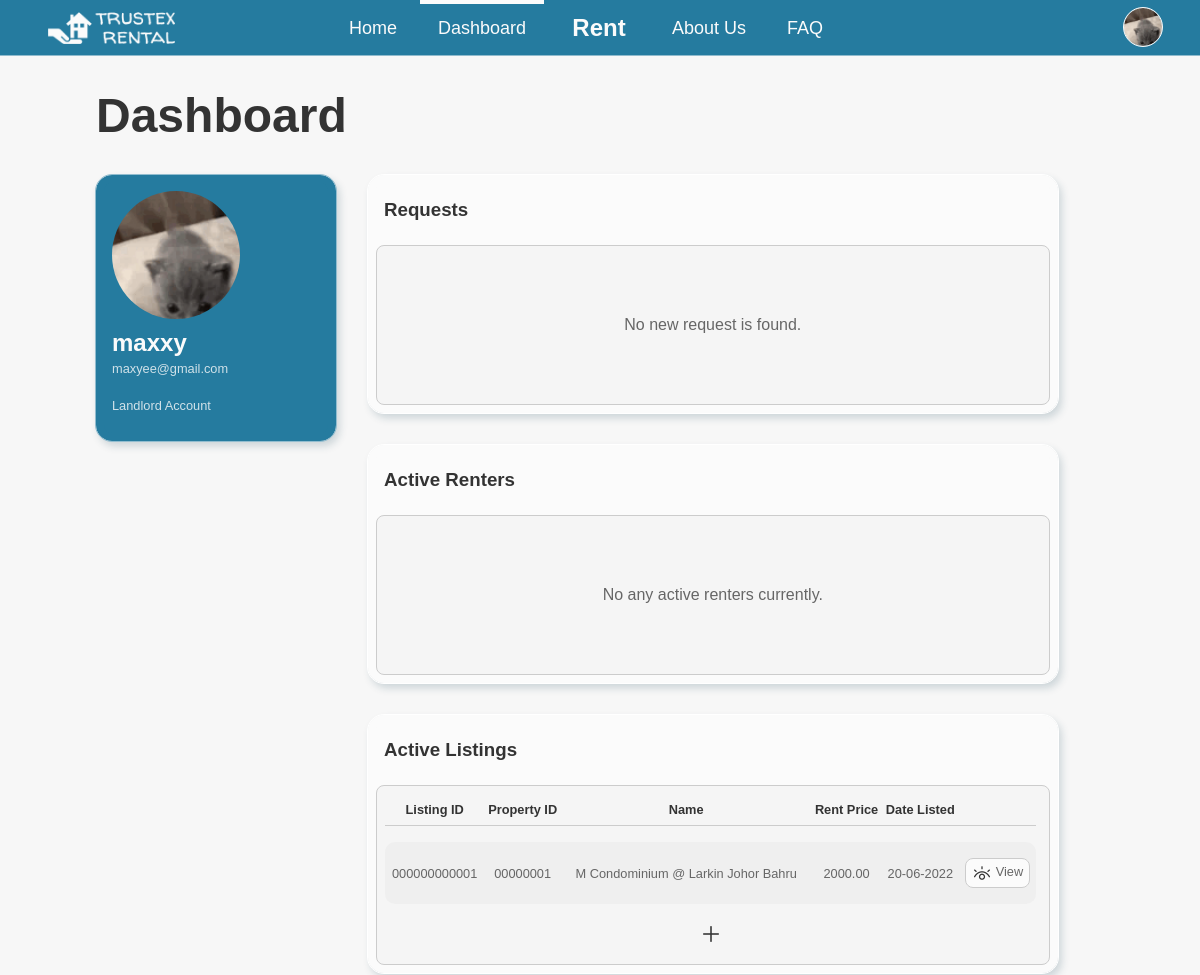
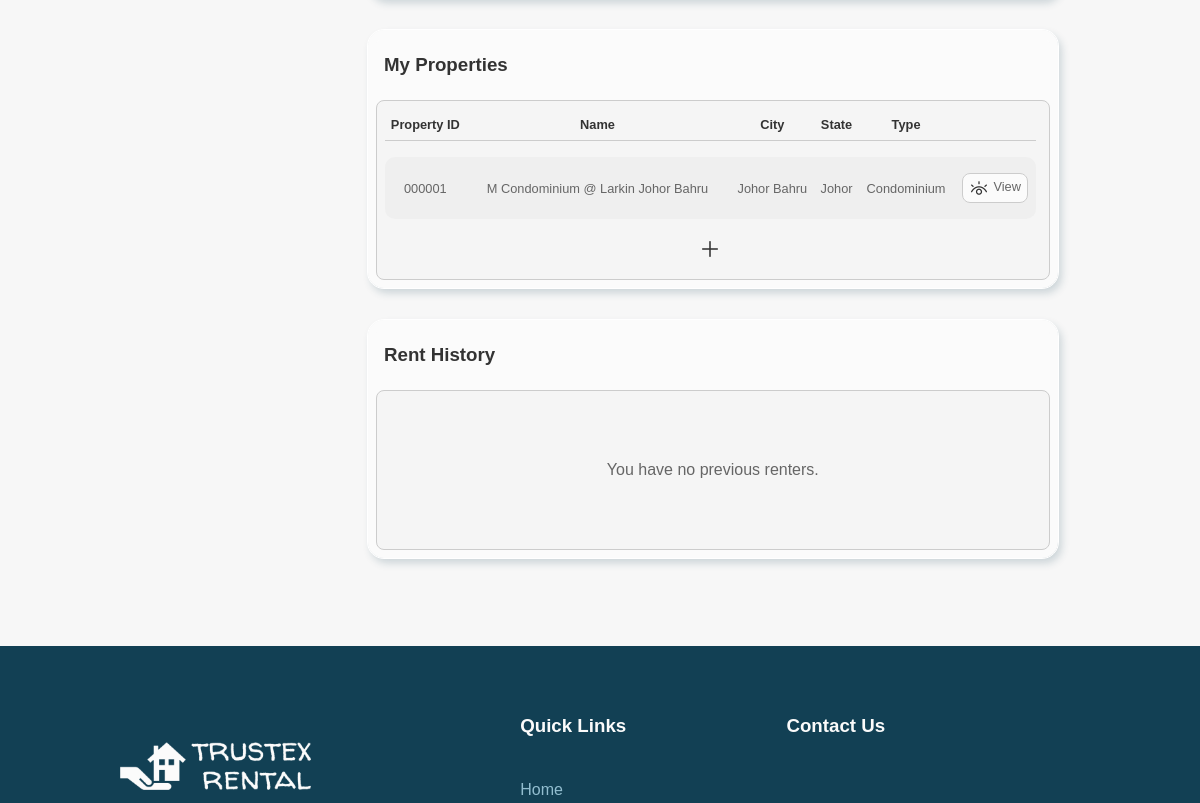
Page /dashboard-landlord.php (signed in, upper part) on the earlier database version (2 pictures, top to bottom).
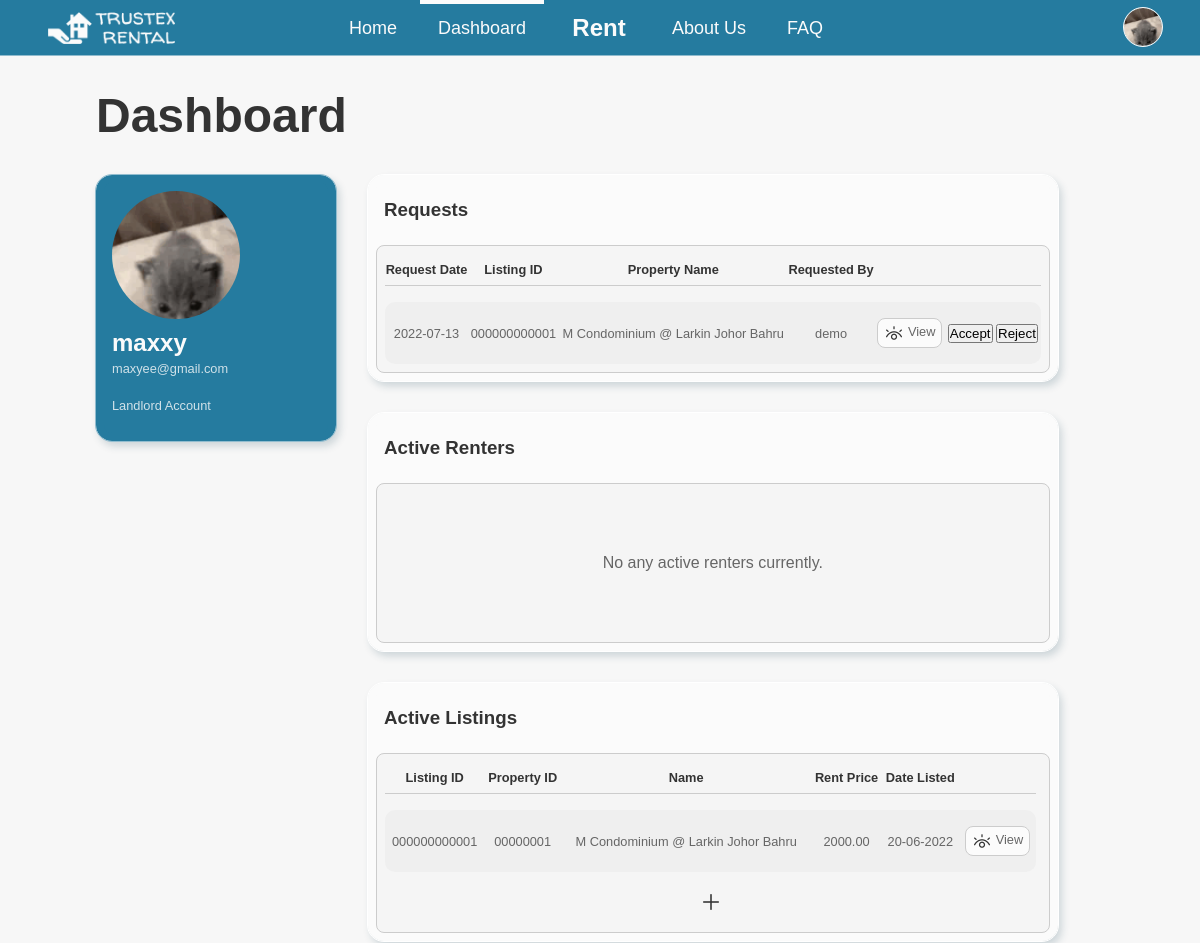
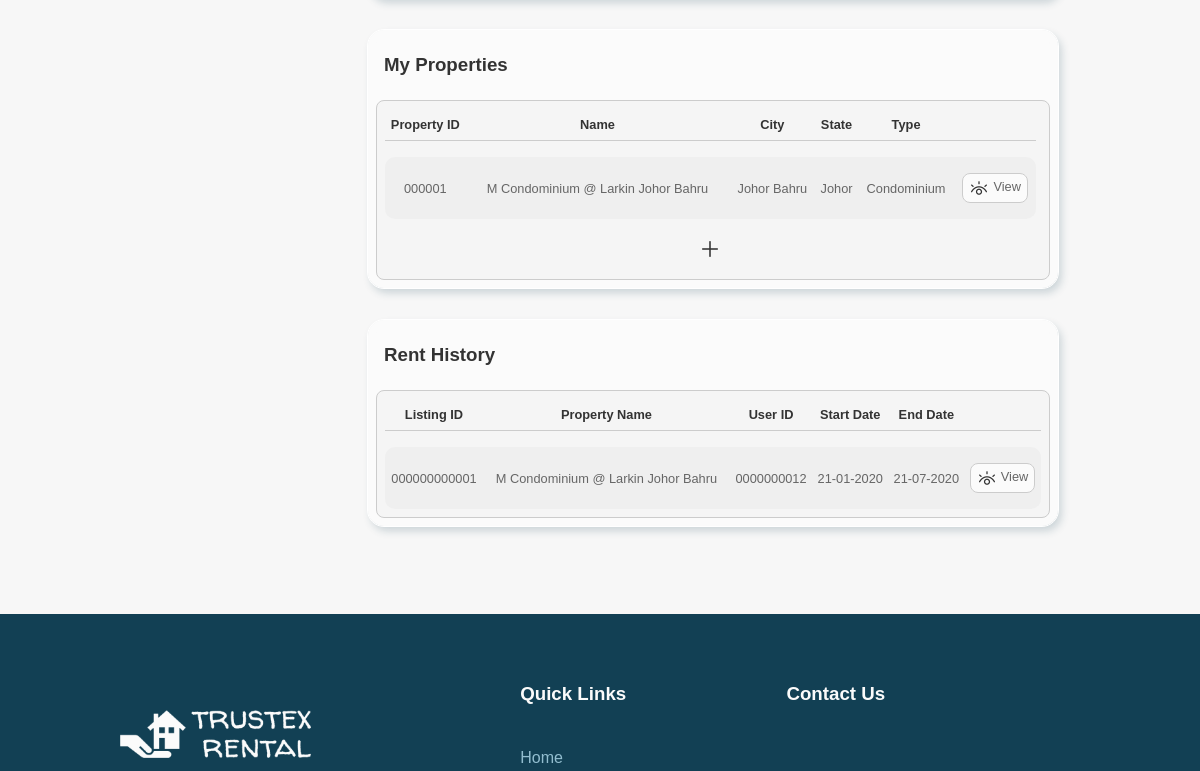
Same page on the later database version (2 pictures, top to bottom).
### tables this page shows
CREATE TABLE `listing` (
  `listingID` int(12) NOT NULL,
  `propertyID` int(6) NOT NULL,
  `listingTimestamp` timestamp NOT NULL DEFAULT current_timestamp() ON UPDATE current_timestamp()
);

CREATE TABLE `property` (
  `propertyID` int(6) NOT NULL,
  `landlordRegNo` int(6) NOT NULL,
  `propertyName` varchar(256) NOT NULL DEFAULT 'N/A',
  `propertyAddress` varchar(512) NOT NULL DEFAULT 'N/A',
  `propertyCity` varchar(64) NOT NULL DEFAULT 'N/A',
  `propertyPoscode` varchar(5) NOT NULL DEFAULT 'N/A',
  `propertyState` varchar(64) NOT NULL DEFAULT 'N/A',
  `propertyType` varchar(32) DEFAULT 'N/A',
  `propertyFloorLevel` int(2) DEFAULT NULL,
  `propertyFloorSize` int(6) DEFAULT NULL,
  `propertyNumRooms` int(2) NOT NULL,
  `propertyBathrooms` int(2) NOT NULL,
  `propertyFurnishing` varchar(32) DEFAULT 'N/A',
  `propertyFacilities` varchar(128) DEFAULT 'N/A',
  `propertyDesc` varchar(2048) DEFAULT 'N/A',
  `rentPrice` decimal(8,2) DEFAULT NULL
);

CREATE TABLE `request` (
  `ticketNo` int(8) NOT NULL,
  `userID` int(10) NOT NULL,
  `listingID` int(12) NOT NULL,
  `requestTimestamp` timestamp NOT NULL DEFAULT current_timestamp() ON UPDATE current_timestamp(),
  `rentStartDate` date DEFAULT NULL,
  `rentEndDate` date DEFAULT NULL,
  `rentDuration` int(2) NOT NULL,
  `rentNumTenants` int(2) NOT NULL,
  `requestStatus` varchar(32) NOT NULL DEFAULT 'Pending'
);

CREATE TABLE `user` (
  `userID` int(10) NOT NULL,
  `userName` varchar(32) NOT NULL,
  `userEmail` varchar(256) NOT NULL,
  `userPassword` varchar(256) NOT NULL,
  `userType` char(1) NOT NULL DEFAULT 'T',
  `userFName` varchar(32) NOT NULL,
  `userLName` varchar(32) NOT NULL,
  `userIC` varchar(12) NOT NULL,
  `userGender` char(1) NOT NULL,
  `userAddress` varchar(512) NOT NULL,
  `userPhoneNo` varchar(12) NOT NULL
);

CREATE TABLE `history` (
  `ticketNo` int(8) NOT NULL,
  `userID` int(10) NOT NULL,
  `listingID` int(12) NOT NULL,
  `requestTimestamp` timestamp NULL DEFAULT NULL,
  `rentStartDate` date NOT NULL,
  `rentEndDate` date NOT NULL,
  `rentDuration` int(2) NOT NULL,
  `rentNumTenants` int(2) NOT NULL,
  `propertyID` int(6) NOT NULL,
  `landlordRegNo` int(6) NOT NULL,
  `propertyName` varchar(256) NOT NULL,
  `propertyAddress` varchar(512) NOT NULL,
  `propertyCity` varchar(64) NOT NULL,
  `propertyPoscode` varchar(5) NOT NULL,
  `propertyState` varchar(64) NOT NULL,
  `propertyType` varchar(32) NOT NULL,
  `propertyFloorLevel` int(2) NOT NULL,
  `propertyFloorSize` int(6) NOT NULL,
  `propertyNumRooms` int(2) NOT NULL,
  `propertyBathrooms` int(2) NOT NULL,
  `propertyFurnishing` varchar(32) NOT NULL,
  `propertyFacilities` varchar(128) NOT NULL,
  `propertyDesc` varchar(2048) NOT NULL,
  `rentPrice` decimal(8,2) NOT NULL
);

### dashboard-landlord.php (the view, shortened to what the changed rows need)
<?php
  $id = $_SESSION['userID'];
  include("dbconnect.php");
  $sql = "SELECT * FROM user
          LEFT JOIN landlord ON landlord.userID = user.userID
          WHERE user.userID = $id";
  $result = mysqli_query($connect, $sql);
  $user = mysqli_fetch_assoc($result);
  $reg_no = $_SESSION['landlordRegNo'] = $user['landlordRegNo'];
  include("html/header.html");
?>
<!DOCTYPE html>
<html>
  <body id="dashboard">
    <div class="dashboard-container container-margin">
      <h1>Dashboard</h1>
      <div class="dashboard-content">
        <div class="container-left">
          <div class="account-info">
            <div class="account-profile">
              <h2><?php echo $user['userName'] ?></h2>
              <p><?php echo $user['userEmail'] ?></p><br>
              <p><?php echo $usertype ?> Account</p><br>
            </div>
          </div>
        </div>
        <div class="container-right">
          <div>
            <div class="dashboard-table-content">
              <?php
              include("dbconnect.php");
                $sql = "SELECT ticketNo, requestTimestamp, request.listingID, list.propertyName, user.userName, requestStatus
                        FROM request
                        LEFT JOIN user ON request.userID = user.userID
                        LEFT JOIN (
                          SELECT propertyName, listingID, landlordRegNo
                          FROM property, listing
                          WHERE listing.propertyID = property.propertyID
                        ) AS list ON request.listingID = list.listingID
                        WHERE list.landlordRegNo = '$reg_no' AND requestStatus = 'Pending'";
                $result = mysqli_query($connect, $sql);
                $numrows = mysqli_num_rows($result);
                if ($numrows > 0) {
              ?>
                  <div class="dashboard-table">
                    <table>
                      <tr class="no-hover">
                        <th>Request Date</th>
                        <th>Listing ID</th>
                        <th>Property Name</th>
                        <th>Requested By</th>
                        <th></th>
                        <th></th>
                      </tr>
                      <tr class="no-hover"><th class="th-border" colspan="6"></th></tr>
                      <?php
                      for ($i = 0; $request = mysqli_fetch_assoc($result); $i++) {
                          $location = "location.href='request.php?t=".$request['ticketNo']."&status=".$request['requestStatus']."'";
                      ?>
                        <tr ondblclick="<?php echo $location ?>" style="user-select: none;">
                          <td><?php echo date("Y-m-d",strtotime($request['requestTimestamp'])) ?></td>
                          <td><?php echo sprintf('%012d', $request['listingID']) ?></td>
                          <td><?php echo $request['propertyName'] ?></td>
                          <td><?php echo $request['userName'] ?></td>
                          <td>
                            <button class="view-button" onclick="<?php echo $location ?>">
                              <image class="icon view-icon" src="assets/icons/eye.png"><span>View</span>
                            </button>
                          </td>
                          <td>
                            <form method="POST" action="request-result.php">
                              <input type="submit" name="accept" value="Accept">
                              <input type="submit" name="reject" value="Reject">
                            </form>
                          </td>
                        </tr>
                      <?php
                        }
                      ?>
                    </table>
                  </div>
              <?php
                } else {
              ?>
                  <div class="dashboard-empty">
                    <div>
                      <p>No new request is found.</p>
                    </div>
                  </div>
              <?php
                }
              ?>
            </div>
          </div>
          <div>
            <div class="dashboard-table-content">
              <?php
              include("dbconnect.php");
                $sql = "SELECT listingID, listing.propertyID, prop.propertyName, prop.rentPrice, listingTimestamp
                        FROM listing
                        LEFT JOIN (
                            SELECT *
                            FROM property
                            WHERE property.landlordRegNo = '$reg_no'
                        ) AS prop ON listing.propertyID = prop.propertyID
                        WHERE listing.propertyID = prop.propertyID";
                $result = mysqli_query($connect, $sql);
                $numrows = mysqli_num_rows($result);
                if ($numrows > 0) {
              ?>
                  <div class="dashboard-table">
                    <table>
                      <tr class="no-hover">
                        <th>Listing ID</th>
                        <th>Property ID</th>
                        <th>Name</th>
                        <th>Rent Price</th>
                        <th>Date Listed</th>
                        <th></th>
                      </tr>
                      <tr class="no-hover"><th class="th-border" colspan="6"></th></tr>
                      <?php
                        for ($i = 0; $listing = mysqli_fetch_assoc($result); $i++) {
                          $location = "location.href='listing.php?id=".$listing['listingID']."'";
                      ?>
                        <tr ondblclick="<?php echo $location ?>" style="user-select: none;">
                          <td><?php echo sprintf('%012d', $listing['listingID']) ?></td>
                          <td><?php echo sprintf("%08d", $listing['propertyID']) ?></td>
                          <td><?php echo $listing['propertyName'] ?></td>
                          <td><?php echo $listing['rentPrice'] ?></td>
                          <td><?php echo date("d-m-Y",strtotime($listing['listingTimestamp'])) ?></td>
                          <td>
                            <button class="view-button" onclick="<?php echo $location ?>">
                              <image class="icon view-icon" src="assets/icons/eye.png"><span>View</span>
                            </button>
                          </td>
                        </tr>
                      <?php
                          if ($i < $numrows) {
                            echo "<tr class='spacer'><td></td></tr>";
                          }
                        }
                      ?>
                    </table>
                  </div>
              <?php
                }
              ?>
            </div>
          </div>
          <div>
            <div class="dashboard-table-content">
              <?php
              include("dbconnect.php");
                $sql = "SELECT *
                        FROM property
                        WHERE landlordRegNo = '$reg_no'";
                $result = mysqli_query($connect, $sql);
                $numrows = mysqli_num_rows($result);
                if ($numrows > 0) {
              ?>
                  <div class="dashboard-table">
                    <table>
                      <tr class="no-hover">
                        <th>Property ID</th>
                        <th>Name</th>
                        <th>City</th>
                        <th>State</th>
                        <th>Type</th>
                        <th></th>
                      </tr>
                      <tr class="no-hover"><th class="th-border" colspan="6"></th></tr>
                      <?php
                      for ($i = 0; $property = mysqli_fetch_assoc($result); $i++) {
                          $location = "location.href='property.php?id=".$property['propertyID']."'";
                      ?>
                        <tr ondblclick="<?php echo $location ?>" style="user-select: none;">
                          <td><?php echo sprintf("%06d",$property['propertyID']) ?></td>
                          <td><?php echo $property['propertyName'] ?></td>
                          <td><?php echo $property['propertyCity'] ?></td>
                          <td><?php echo $property['propertyState'] ?></td>
                          <td><?php echo $property['propertyType'] ?></td>
                          <td>
                            <button class="view-button" onclick="<?php echo $location ?>">
                              <image class="icon view-icon" src="assets/icons/eye.png"><span>View</span>
                            </button>
                          </td>
                        </tr>
                      <?php
                          if ($i < $numrows) {
                            echo "<tr class='spacer'><td></td></tr>";
                          }
                        }
                      ?>
                    </table>
                  </div>
              <?php
                }
              ?>
            </div>
          </div>
          <div>
            <div class="dashboard-table-content">
              <?php
              include("dbconnect.php");
                $sql = "SELECT *
                        FROM history
                        WHERE landlordRegNo = '$reg_no'";
                $result = mysqli_query($connect, $sql);
                $numrows = mysqli_num_rows($result);
                if ($numrows > 0) {
              ?>
                  <div class="dashboard-table">
                    <table>
                      <tr class="no-hover">
                        <th>Listing ID</th>
                        <th>Property Name</th>
                        <th>User ID</th>
                        <th>Start Date</th>
                        <th>End Date</th>
                        <th></th>
                      </tr>
                      <tr class="no-hover"><th class="th-border" colspan="7"></th></tr>
                      <?php
                      for ($i = 0; $request = mysqli_fetch_assoc($result); $i++) {
                          $location = "location.href='request.php?t=".$request['ticketNo']."'";
                      ?>
                        <tr ondblclick="<?php echo $location ?>" style="user-select: none;">
                          <td><?php echo sprintf('%012d', $request['listingID']) ?></td>
                          <td><?php echo $request['propertyName'] ?></td>
                          <td><?php echo sprintf("%010d",$request['userID']) ?></td>
                          <td><?php echo date("d-m-Y",strtotime($request['rentStartDate'])) ?></td>
                          <td><?php echo date("d-m-Y",strtotime($request['rentEndDate'])) ?></td>
                          <td>
                            <button class="view-button" onclick="<?php echo $location ?>">
                              <image class="icon view-icon" src="assets/icons/eye.png"><span>View</span>
                            </button>
                          </td>
                        </tr>
                      <?php
                        }
                      ?>
                    </table>
                  </div>
              <?php
                } else {
              ?>
                  <div class="dashboard-empty">
                    <div>
                      <p>You have no previous renters.</p>
                    </div>
                  </div>
              <?php
                }
              ?>
            </div>
          </div>
        </div>
      </div>
    </div>
  </body>
</html>

Differences in the rows shown:
added request: requestTimestamp "2022-07-13", listingID "000000000001", propertyName "M Condominium @ Larkin Johor Bahru", userID.userName "demo"
added history: listingID "000000000001", propertyName "M Condominium @ Larkin Johor Bahru", userID "0000000012", rentStartDate "21-01-2020", rentEndDate "21-07-2020"
Other differences:
text no longer shown: "No new request is found. You have no previous renters."
text now shown: "Request Date Listing ID Property Name Requested By Listing ID Property Name User ID Start Date End Date"
